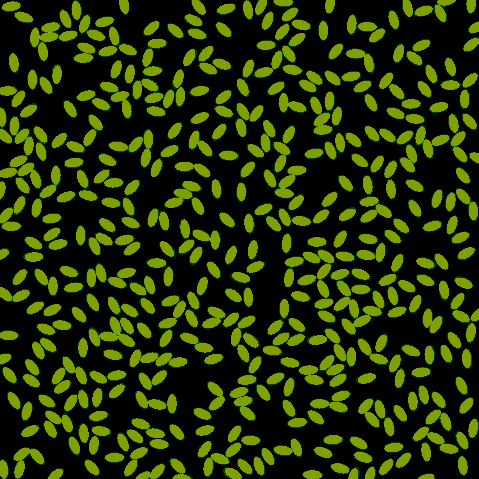
%> input picture 1st layer/other types of material/ellip/1.tiff, 479 x 479 px; its folder holds only this picture in this run
$ octave combine.m   (GNU Octave 9; MATLAB toolbox functions it lacks are replaced by stand-ins)
%> lines starting %> are read from the running program, lines starting %| are printed output that depends on the picture; in (x1, y1, x2, y2) boxes, pixels count from 0 and x2, y2 are one past the last pixel; in counts of white or black regions, pixels touching at a corner belong together; the program's own positions count from 1
% xtr=zeros(80,40000);
for i = 1:20

    fname = sprintf('%d',i);
    xtr=imread(sprintf('%s.tiff', fname));
%> xtr is the input picture: size 479x479x3 uint8; mean R, G, B 37.8, 50.9, 0
    xtr=rgb2gray(xtr);
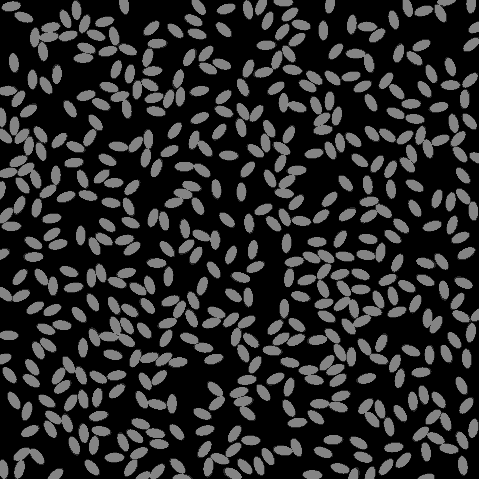
%> xtr: size 479x479 uint8; min 0, max 146, mean 41.3
    I=abs(1-double(im2bw(xtr)));
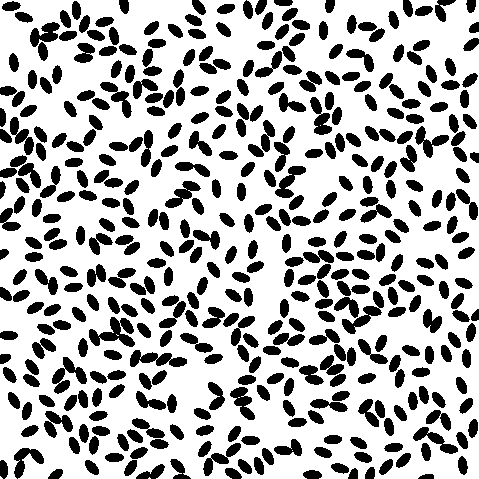
%> I: size 479x479 double; values 0 (black) and 1 (white), 70.4% white; 418 black regions, largest, box (x1, y1, x2, y2) and area: (89, 317, 135, 347) 688, (52, 357, 87, 394) 553, (130, 350, 187, 367) 552

    I=double(im2bw(imresize(I,[400 400])));
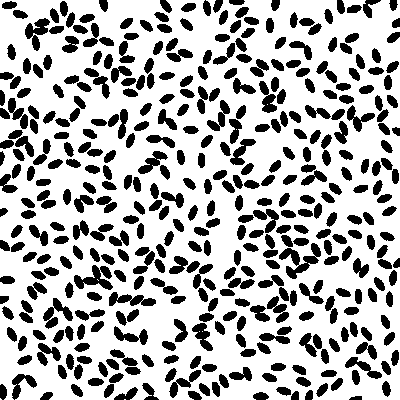
%> I: size 400x400 double; values 0 (black) and 1 (white), 70.5% white; 405 black regions, largest, box (x1, y1, x2, y2) and area: (279, 243, 321, 279) 582, (74, 265, 113, 290) 487, (43, 298, 73, 329) 388
%> (the run ends here)
